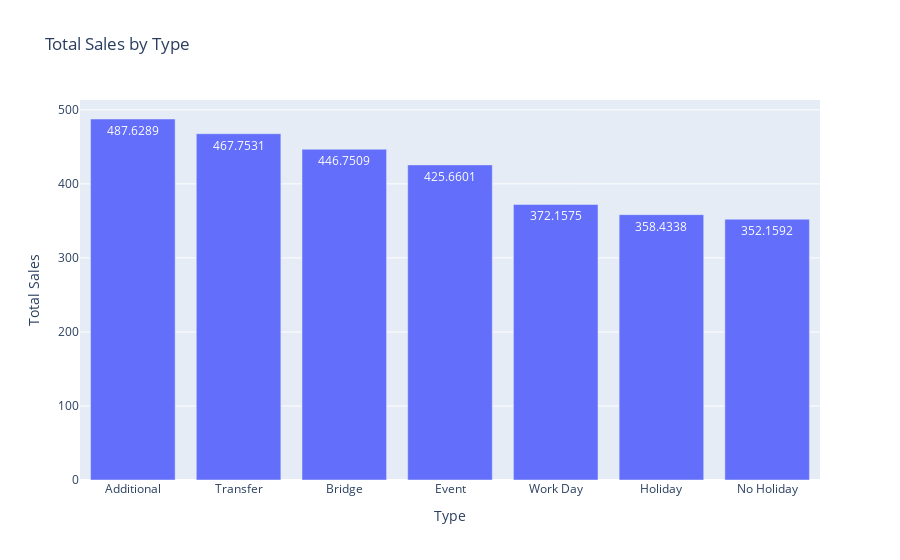

Source (notebook cell):
### Code cell
train_holidays_df['date'] = pd.to_datetime(train_holidays_df['date'])

sales_by_holiday = train_holidays_df.groupby('type')['sales'].mean().reset_index()

sales_by_holiday = sales_by_holiday.sort_values(by='sales', ascending=False)

fig = px.bar(sales_by_holiday, x='type', y='sales', title='Total Sales by Type',text_auto=True)
fig.update_layout(
    xaxis_title='Type',
    yaxis_title='Total Sales',
)
fig.show()

### Figure 1 — Plotly figure (JSON) as saved in the notebook; plotly's stock layout.template omitted (floating-point values rounded to 4 significant figures)
{"data": [{"alignmentgroup": "True", "hovertemplate": "type=%{x}<br>sales=%{y}<extra></extra>", "legendgroup": "", "marker": {"color": "#636efa", "pattern": {"shape": ""}}, "name": "", "offsetgroup": "", "orientation": "v", "showlegend": false, "textposition": "auto", "texttemplate": "%{y}", "type": "bar", "x": ["Additional", "Transfer", "Bridge", "Event", "Work Day", "Holiday", "No Holiday"], "xaxis": "x", "y": [487.6, 467.8, 446.8, 425.7, 372.2, 358.4, 352.2], "yaxis": "y"}], "layout": {"barmode": "relative", "legend": {"tracegroupgap": 0}, "title": {"text": "Total Sales by Type"}, "xaxis": {"anchor": "y", "domain": [0, 1], "title": {"text": "Type"}}, "yaxis": {"anchor": "x", "domain": [0, 1], "title": {"text": "Total Sales"}}}}
